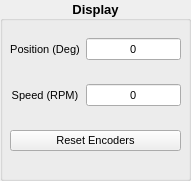
   <widget class="QGroupBox" name="DisplayGroup">
    <property name="geometry">
     <rect>
      <x>800</x>
      <y>360</y>
      <width>191</width>
      <height>181</height>
     </rect>
    </property>
    <property name="font">
     <font>
      <pointsize>10</pointsize>
      <weight>75</weight>
      <bold>true</bold>
     </font>
    </property>
    <property name="title">
     <string>Display</string>
    </property>
    <property name="alignment">
     <set>Qt::AlignCenter</set>
    </property>
    <property name="checkable">
     <bool>false</bool>
    </property>
    <widget class="QWidget" name="gridLayoutWidget_6">
     <property name="geometry">
      <rect>
       <x>10</x>
       <y>20</y>
       <width>171</width>
       <height>151</height>
      </rect>
     </property>
     <layout class="QGridLayout" name="gridLayout_3">
      <item row="2" column="0" colspan="2">
       <widget class="QPushButton" name="ResetEncodersButton">
        <property name="font">
         <font>
          <pointsize>8</pointsize>
          <weight>50</weight>
          <bold>false</bold>
         </font>
        </property>
        <property name="text">
         <string>Reset Encoders</string>
        </property>
       </widget>
      </item>
      <item row="0" column="0">
       <widget class="QLabel" name="PositionLabel">
        <property name="font">
         <font>
          <pointsize>8</pointsize>
          <weight>50</weight>
          <bold>false</bold>
         </font>
        </property>
        <property name="text">
         <string>Position (Deg)</string>
        </property>
        <property name="alignment">
         <set>Qt::AlignCenter</set>
        </property>
       </widget>
      </item>
      <item row="1" column="1">
       <widget class="QLineEdit" name="Speed">
        <property name="font">
         <font>
          <pointsize>8</pointsize>
          <weight>50</weight>
          <bold>false</bold>
         </font>
        </property>
        <property name="text">
         <string>0</string>
        </property>
        <property name="alignment">
         <set>Qt::AlignCenter</set>
        </property>
       </widget>
      </item>
      <item row="0" column="1">
       <widget class="QLineEdit" name="Position">
        <property name="font">
         <font>
          <pointsize>8</pointsize>
          <weight>50</weight>
          <bold>false</bold>
         </font>
        </property>
        <property name="text">
         <string>0</string>
        </property>
        <property name="alignment">
         <set>Qt::AlignCenter</set>
        </property>
       </widget>
      </item>
      <item row="1" column="0">
       <widget class="QLabel" name="SpeedLabel">
        <property name="font">
         <font>
          <pointsize>8</pointsize>
          <weight>50</weight>
          <bold>false</bold>
         </font>
        </property>
        <property name="text">
         <string>Speed (RPM)</string>
        </property>
        <property name="alignment">
         <set>Qt::AlignCenter</set>
        </property>
       </widget>
      </item>
     </layout>
    </widget>
   </widget>
